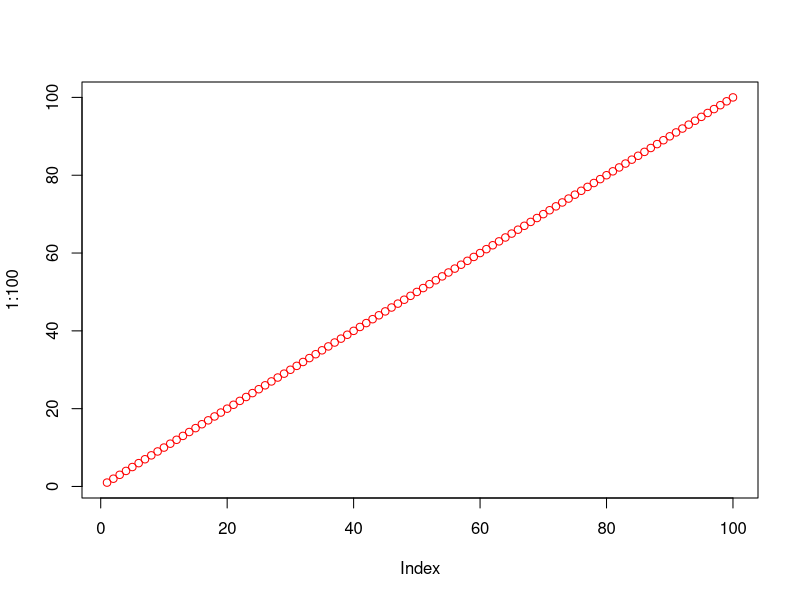

This chart was generated by the following R code:
## ---- chunk 1
# Check if running on GitHub Actions
# This is important as otherwise Github will attempt to build this and it's missing the python libraries and will fail
#on_github <- Sys.getenv("GITHUB_ACTIONS") == "true"

# If on GitHub, set eval = FALSE for all subsequent chunks
#knitr::opts_chunk$set(eval = !on_github)
## ---- chunk 2
knitr::opts_chunk$set(
  collapse = TRUE,
  comment = "#>"
)
## ---- chunk 3
#png("images/plot11.png")
plot(1:100,col="red")
#dev.off()
## ---- chunk 4
# This ensures knitr tracks the image as a dependency
#knitr::include_graphics("images/plot11.png")
## ---- chunk 5
# This ensures knitr tracks the image as a dependency
#knitr::include_graphics("images/plot11.png")
